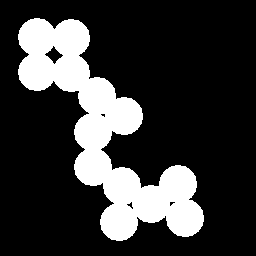
#> input picture aulas/03_Vision/aula_56_08-01/images/circles.png, 256 x 256 px
$ jupyter execute PDI_3.ipynb
#> lines starting #> are read from the running program, lines starting #| are printed output that depends on the picture; after the words box and inside, x2 and y2 are one past the last pixel; in counts of white or black regions, pixels touching at a corner belong together
# Morfologia Matemática

**Professor:** Agora que temos imagens binárias (Preto e Branco), podemos brincar de massinha!

Morfologia matemática é sobre **forma** e **estrutura**. É como usar ferramentas para lapidar, lixar ou colar partes da imagem.
As operações básicas são simples, mas a combinação delas resolve problemas complexos como:
- Limpar ruído ("sujeira" na imagem).
- Fechar buracos em objetos.
- Encontrar esqueletos (linhas centrais) de estruturas.
- Separar objetos grudados.

> Tudo depende de uma "sonda" chamada **Elemento Estruturante (Structuring Element - SE)**.

## 0) Setup e Utilitários
Vamos configurar nossas ferramentas. Note a função `ensure_binary`: a morfologia depende criticamente de termos zeros e uns (ou 0 e 255) bem definidos.

[cell 1]
import numpy as np
import cv2
import matplotlib.pyplot as plt

# Tenta importar skimage para o bônus final
try:
    from skimage.morphology import skeletonize
    HAS_SKIMAGE = True
except ImportError:
    HAS_SKIMAGE = False

plt.rcParams['figure.figsize'] = (12, 6)

def read_gray(path):
    """Lê imagem direto em tons de cinza."""
#> called with path = 'images/circles.png'
    img = cv2.imread(path, cv2.IMREAD_GRAYSCALE)
#> img: shape (256, 256); 21.6% white; 1 white region, box (x1, y1, x2, y2) and area: (18, 18, 204, 241) 14134
    if img is None:
        raise ValueError(f"Erro ao ler {path}")
    return img

def ensure_binary(img, thresh=127):
    """Garante que a imagem seja puramente binária (0 ou 255)."""
#> call 2 of read_gray, with path = 'images/circuit.png'
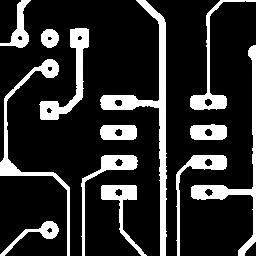
#> input picture aulas/03_Vision/aula_56_08-01/images/circuit.png, 256 x 256 px
#> in read_gray, img is the input picture: shape (256, 256); min 0, max 255, mean 46.7
#> in ensure_binary (call 2), `_, binary = cv2.threshold(img, thresh, 255, cv2.THRESH_BINARY)`: binary: shape (256, 256); 18.2% white; 13 white regions, largest, box (x1, y1, x2, y2) and area: (100, 0, 167, 256) 2418, (191, 45, 256, 256) 1500, (0, 59, 70, 256) 1362
#> call 3 of read_gray, with path = 'images/squares.png'
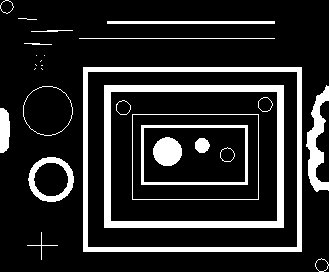
#> input picture aulas/03_Vision/aula_56_08-01/images/squares.png, 329 x 272 px
#> in read_gray (call 3), `img = cv2.imread(path, cv2.IMREAD_GRAYSCALE)`: img: shape (272, 329); 15.6% white; 28 white regions (8 under 20 px), largest, box (x1, y1, x2, y2) and area: (104, 85, 284, 228) 4326, (83, 67, 302, 252) 3940, (306, 85, 329, 192) 1108
    _, binary = cv2.threshold(img, thresh, 255, cv2.THRESH_BINARY)
    return binary

def show_side_by_side(imgs, titles, cmap='gray', size=(15, 5)):
    """Plota imagens lado a lado para comparação fácil."""
#> called with cmap = 'gray', size = (15, 5)
    if len(imgs) != len(titles):
        raise ValueError("Imagens e Títulos devem ter o mesmo tamanho")

    fig, axes = plt.subplots(1, len(imgs), figsize=size)
    if len(imgs) == 1: axes = [axes]

    for ax, img, title in zip(axes, imgs, titles):
        ax.imshow(img, cmap=cmap)
        ax.set_title(title)
        ax.axis('off')
#> this loop made 3 passes
#> title on passes 1 to 3: 'Circles (Binary)', 'Circuit (Binary)', 'Squares (Binary)'
    plt.show()

## 1) Carregando e Preparando os Exemplos
Carregamos 3 imagens clássicas que representam problemas diferentes:
- **circles.png**: Objetos redondos, conexidade.
- **circuit.png**: Linhas finas, trilhas, ruído.
- **squares.png**: Formas geométricas, quinas, buracos.

[cell 2]
# Carregar imagens (substitua os caminhos se necessário)
circles = ensure_binary(read_gray('images/circles.png'))
circuit = ensure_binary(read_gray('images/circuit.png'))
squares = ensure_binary(read_gray('images/squares.png'))

# Check rápido (Visual + Histograma simples)
show_side_by_side([circles, circuit, squares],
                  ["Circles (Binary)", "Circuit (Binary)", "Squares (Binary)"])

## 2) O Elemento Estruturante (SE)

**Professor:** A Intuição da Sonda.

Imagine que você está tateando a imagem no escuro com uma **forma geométrica** na mão (um quadrado, um disco, uma cruz). Essa forma é o SE.
Você desliza essa forma por toda a imagem.
A morfologia pergunta: "O SE cabe aqui dentro do branco?" ou "O SE toca em algum branco?".

A escolha do **Tamanho** e da **Forma** do SE define o que será apagado ou preservado.
- SE Grande: Apaga detalhes finos.
- SE Pequeno: Preserva detalhes.

[cell 3]
k = 15 # Tamanho grande para visualização
se_rect = cv2.getStructuringElement(cv2.MORPH_RECT, (k, k))
se_ell = cv2.getStructuringElement(cv2.MORPH_ELLIPSE, (k, k))
se_cross = cv2.getStructuringElement(cv2.MORPH_CROSS, (k, k))

show_side_by_side([se_rect*255, se_ell*255, se_cross*255],
                  ["Retângulo", "Elipse/Disco", "Cruz"], size=(10,3))
#> call 2 of show_side_by_side, with cmap = 'gray', size = (10, 3)
#> in show_side_by_side (call 2), `plt.show()`:
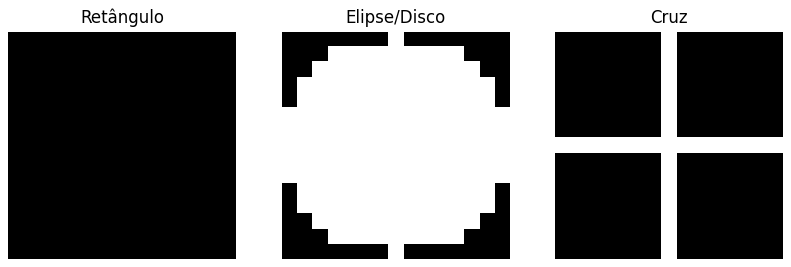
#> figure drawn by matplotlib, 3 panels

## 3) Dilatação (Dilation)

**Palavra-Chave:** CRESCER / ENGORDAR.

**Regra:** Se o SE toca em **pelo menos um** pixel branco, o centro vira BRANCO.
> [!NOTE]
> Imagine espalhar fogo. Se uma faísca tocar no SE, tudo vira fogo (Branco).
> Isso fecha buracos pretos e junta objetos próximos.

[cell 4]
k = 5
se = cv2.getStructuringElement(cv2.MORPH_ELLIPSE, (k, k))

dil_circles = cv2.dilate(circles, se, iterations=1)
#> dil_circles: shape (256, 256); 24.7% white; 1 white region, box (x1, y1, x2, y2) and area: (16, 16, 206, 243) 16198
dil_circuit = cv2.dilate(circuit, se, iterations=1)
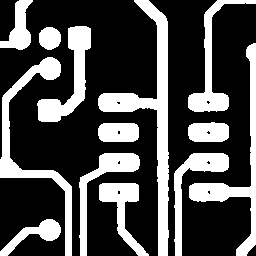
#> dil_circuit: shape (256, 256); 29.8% white; 13 white regions, largest, box (x1, y1, x2, y2) and area: (98, 0, 169, 256) 3794, (0, 57, 72, 256) 2507, (189, 43, 256, 256) 2286

show_side_by_side([circles, dil_circles], ["Original", f"Dilatação (k={k})"], size=(12,5))
show_side_by_side([circuit, dil_circuit], ["Original", f"Dilatação (k={k}) - Trilhas unidas"], size=(12,5))

## 4) Erosão (Erosion)

**Palavra-Chave:** ENCOLHER / EMAGRECER.

**Regra:** O centro só vira BRANCO se o SE couber **inteiramente** dentro da região branca.
> [!NOTE]
> Imagine lixar as bordas. Se o SE sair um pouquinho que seja para fora (tocar no preto), o centro vira Preto.
> Isso remove ruído (pontinhos brancos isolados) e separa objetos grudados levemente.

[cell 5]
k = 9
se = cv2.getStructuringElement(cv2.MORPH_ELLIPSE, (k, k))

ero_circles = cv2.erode(circles, se, iterations=1)
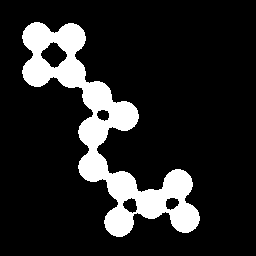
#> ero_circles: shape (256, 256); 14.8% white; 1 white region, box (x1, y1, x2, y2) and area: (22, 22, 200, 237) 9727
# Note como os círculos menores somem ou diminuem drasticamente
show_side_by_side([circles, ero_circles], ["Original", f"Erosão (k={k})"], size=(12,5))

## 5) Abertura (Opening) = Erosão $\to$ Dilatação

**Intuição:** Limpar a sujeira ("Opening the gap").

Se fizermos **Erosão** primeiro, eliminamos os pontinhos pequenos (ruído). Mas o objeto principal também emagreceu!
Para consertar, fazemos a **Dilatação** logo em seguida. O objeto principal volta (quase) ao tamanho original, mas o ruído (que sumiu na erosão) **não volta mais** (pois desapareceu completamente).

> [!TIP]
> Use para remover **ruído branco** no fundo preto (salt noise).

[cell 6]
# Simulando ruído na imagem Squares
noisy_squares = squares.copy()
noise = np.random.randint(0, 50, squares.shape)
noisy_squares[noise < 1] = 255 # Pontos brancos aleatórios
#> noisy_squares: shape (272, 329); 17.2% white; 1302 white regions (1281 under 20 px), largest, box (x1, y1, x2, y2) and area: (103, 83, 285, 229) 4355, (82, 66, 303, 253) 3987, (306, 85, 329, 192) 1113

k = 5
se = cv2.getStructuringElement(cv2.MORPH_RECT, (k, k))

# Morph Open
opening = cv2.morphologyEx(noisy_squares, cv2.MORPH_OPEN, se)
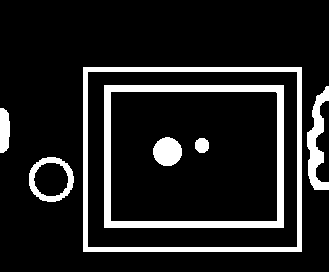
#> opening: shape (272, 329); 12.6% white; 7 white regions, largest, box (x1, y1, x2, y2) and area: (104, 85, 284, 228) 4327, (83, 67, 302, 252) 3940, (307, 86, 329, 190) 1090

show_side_by_side([noisy_squares, opening], ["Com Ruído", f"Opening (k={k}) - Limpo"], size=(12,5))

## 6) Fechamento (Closing) = Dilatação $\to$ Erosão

**Intuição:** Tapar buracos ("Closing the hole").

Se fizermos **Dilatação** primeiro, fechamos os buraquinhos pretos dentro do objeto. O objeto engorda.
Para consertar o tamanho, fazemos a **Erosão** em seguida. O objeto volta ao tamanho, mas os buracos (que foram preenchidos) continuam fechados.

> [!TIP]
> Use para remover **ruído preto** dentro do objeto branco (pepper noise) ou para juntar letras de uma palavra que estão falhadas.

[cell 7]
k = 15
se = cv2.getStructuringElement(cv2.MORPH_ELLIPSE, (k, k))

# Closing nos círculos conecta aqueles que estão próximos
closing = cv2.morphologyEx(circles, cv2.MORPH_CLOSE, se)
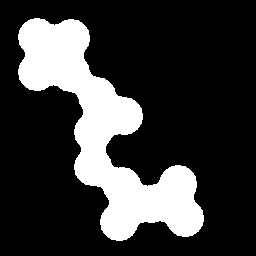
#> closing: shape (256, 256); 22.4% white; 1 white region, box (x1, y1, x2, y2) and area: (18, 18, 204, 241) 14658

show_side_by_side([circles, closing], ["Original", f"Closing (k={k})"], size=(12,5))

## 7) Como escolher o SE? (A Regra de Ouro)

A escolha depende da **escala** do problema:
- Para **remover** um elemento (ruído, fio): SE deve ser **maior** que a largura desse elemento.
- Para **preservar** um elemento (gap): SE deve ser **menor** que o gap.

Use **Disco (Ellipse)** se a forma não importa e você quer isometria. Use **Retângulo** ou **Linha** se a geometria dos objetos for quadrada ou direcional.

## 8) Aplicações Práticas

### 8.1 Extração de Bordas
A borda é simplesmente a diferença entre a imagem original e sua versão erodida (ou dilatada - original).

[cell 8]
k = 3
se = cv2.getStructuringElement(cv2.MORPH_RECT, (k, k))

erosion = cv2.erode(squares, se, iterations=1)
#> erosion: shape (272, 329); 9.1% white; 9 white regions, largest, box (x1, y1, x2, y2) and area: (105, 86, 283, 227) 3090, (84, 68, 301, 251) 2364, (307, 87, 329, 190) 807
edge = squares - erosion
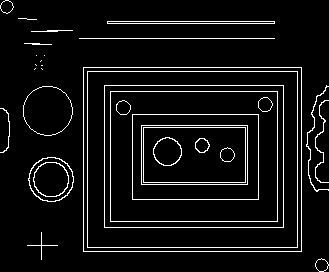
#> edge: shape (272, 329); 6.4% white in thin lines or dots

show_side_by_side([squares, edge], ["Original", "Borda Morfológica (A - Erode(A))"], size=(12,5))

### 8.2 Limpeza para Contagem de Componentes
Um pipeline comum: `Closing` (para juntar pedaços de um mesmo objeto) -> `Opening` (para limpar ruído isolado) -> `ConnectedComponents`.

[cell 9]
# Pipeline no Circuito
se_close = cv2.getStructuringElement(cv2.MORPH_ELLIPSE, (5,5))
se_open = cv2.getStructuringElement(cv2.MORPH_ELLIPSE, (3,3))

step1 = cv2.morphologyEx(circuit, cv2.MORPH_CLOSE, se_close)
#> step1: shape (256, 256); 18.5% white; 13 white regions, largest, box (x1, y1, x2, y2) and area: (100, 0, 167, 256) 2437, (191, 45, 256, 256) 1512, (0, 59, 70, 256) 1382
step2 = cv2.morphologyEx(step1, cv2.MORPH_OPEN, se_open)
#> step2: shape (256, 256); 18.5% white; 13 white regions, largest, box (x1, y1, x2, y2) and area: (100, 0, 167, 256) 2436, (191, 45, 256, 256) 1512, (0, 59, 70, 256) 1382

num_labels, labels = cv2.connectedComponents(step2)
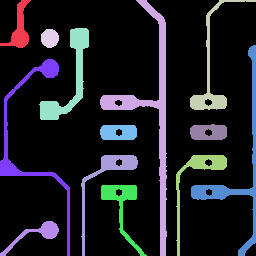
#> labels: shape (256, 256) int32; 14 distinct labels, from 0 to 13; one colour per label, 0 black
#> num_labels = 14

print(f"Componentes encontrados: {num_labels}")
#| Componentes encontrados: 14
show_side_by_side([circuit, step2], ["Original", "Limpo p/ Contagem"])

## 9) Bônus: Skeletonização
Reduzir objetos a linhas de 1 pixel de espessura, preservando a topologia. Útil para entender a estrutura de redes.
*Requer scikit-image.*

[cell 10]
if HAS_SKIMAGE:
    # Skeletonize espera valores 0 e 1, ou boolean
    skel = skeletonize(circuit > 0)
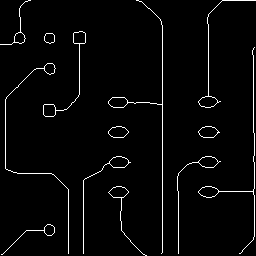
#> skel: shape (256, 256) bool; 2.9% white in thin lines or dots

    show_side_by_side([circuit, skel], ["Original", "Skeleton (Esqueleto)"])
else:
    print("scikit-image não instalado/encontrado para skeletonização.")
